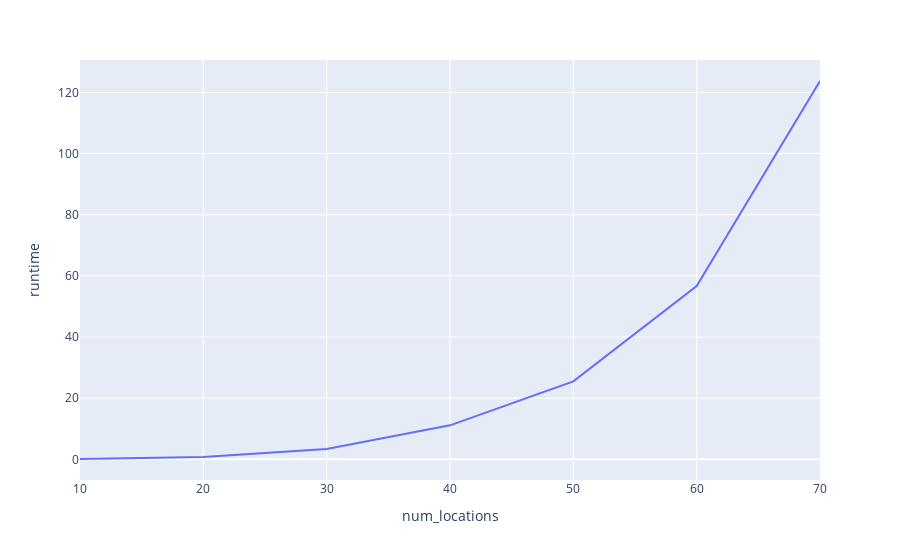

The code cell stored with this chart in its notebook:
### Code cell
# profile runtime of approximate solution
def get_runtime(problem_instance: ProblemInstance) -> float:
    print(f"solving for instance size {len(problem_instance.locations)}")
    start = timeit.default_timer()
    solver = VRPSolver(
        problem_instance,
        [SweepAngleHeuristic()],
    )
    sol = solver.solve()
    stop = timeit.default_timer()
    return stop - start


runtimes = [(i, get_runtime(ProblemInstance.from_random(num_locations=i))) for i in list(range(10, 71, 10))]
runtimes_frame = pd.DataFrame(runtimes, columns=["num_locations", "runtime"])

fig = px.line(runtimes_frame, x="num_locations", y="runtime")
fig

### Figure 1 — Plotly figure (JSON) as saved in the notebook; plotly's stock layout.template omitted (floating-point values rounded to 4 significant figures)
{"data": [{"hovertemplate": "num_locations=%{x}<br>runtime=%{y}<extra></extra>", "legendgroup": "", "line": {"color": "#636efa", "dash": "solid"}, "marker": {"symbol": "circle"}, "mode": "lines", "name": "", "orientation": "v", "showlegend": false, "type": "scatter", "x": [10, 20, 30, 40, 50, 60, 70], "xaxis": "x", "y": [0.1145, 0.7569, 3.356, 11.12, 25.49, 56.66, 123.7], "yaxis": "y"}], "layout": {"legend": {"tracegroupgap": 0}, "margin": {"t": 60}, "xaxis": {"anchor": "y", "domain": [0, 1], "title": {"text": "num_locations"}}, "yaxis": {"anchor": "x", "domain": [0, 1], "title": {"text": "runtime"}}}}
